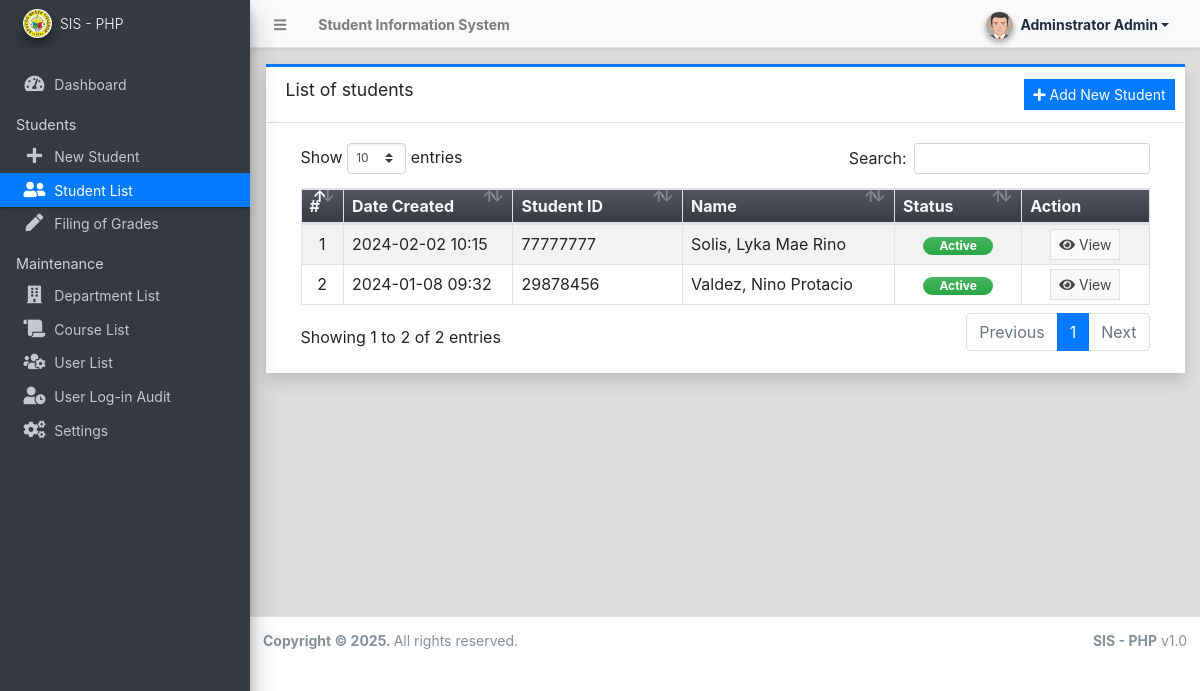
Page /admin/?page=students (signed in) on the committed database.
### tables this page shows
CREATE TABLE `student_list` (
  `id` int(30) NOT NULL,
  `roll` varchar(100) NOT NULL,
  `firstname` text NOT NULL,
  `middlename` text DEFAULT NULL,
  `lastname` text NOT NULL,
  `gender` varchar(100) NOT NULL,
  `contact` text NOT NULL,
  `present_address` text NOT NULL,
  `permanent_address` text NOT NULL,
  `dob` date NOT NULL,
  `status` tinyint(1) NOT NULL DEFAULT 1,
  `delete_flag` tinyint(1) NOT NULL DEFAULT 0,
  `date_created` datetime NOT NULL DEFAULT current_timestamp(),
  `date_updated` datetime DEFAULT NULL ON UPDATE current_timestamp(),
  `department` varchar(11) NOT NULL
);

### admin/students/index.php (the view, shortened to what this page needs)
<div class="card card-outline card-primary rounded-0 shadow">
	<div class="card-header">
		<h3 class="card-title">List of students</h3>
		<div class="card-tools">
			<a href="./?page=students/manage_student" class="btn btn-flat btn-sm btn-primary"><span class="fas fa-plus"></span>  Add New Student</a>
		</div>
	</div>
	<div class="card-body">
		<div class="container-fluid">
        <div class="container-fluid">
			<table class="table table-bordered table-hover table-striped">
				<colgroup>
					<col width="5%">
					<col width="20%">
					<col width="20%">
					<col width="25%">
					<col width="15%">
					<col width="15%">
				</colgroup>
				<thead>
					<tr class="bg-gradient-dark text-light">
						<th>#</th>
						<th>Date Created</th>
						<th>Student ID</th>
						<th>Name</th>
						<th>Status</th>
						<th>Action</th>
					</tr>
				</thead>
				<tbody>
					<?php
						$i = 1;
						$qry = $conn->query("SELECT *,concat(lastname,', ',firstname,' ',middlename) as fullname from `student_list` order by concat(lastname,', ',firstname,' ',middlename) asc ");
						while($row = $qry->fetch_assoc()):
					?>
						<tr>
							<td class="text-center"><?php echo $i++; ?></td>
							<td class=""><?php echo date("Y-m-d H:i",strtotime($row['date_created'])) ?></td>
							<td class=""><p class="m-0 truncate-1"><?php echo $row['roll'] ?></p></td>
							<td class=""><p class="m-0 truncate-1"><?php echo $row['fullname'] ?></p></td>
							<td class="text-center">
								<?php
									switch ($row['status']){
										case 1:
											echo '<span class="rounded-pill badge badge-success bg-gradient-success px-3">Active</span>';
											break;
									}
								?>
							</td>
							<td align="center">
								 <a href="./?page=students/view_student&id=<?= $row['id'] ?>" class="btn btn-flat btn-default btn-sm border"><i class="fa fa-eye"></i> View</a>
							</td>
						</tr>
					<?php endwhile; ?>
				</tbody>
			</table>
		</div>
		</div>
	</div>
</div>

### rows in the picture
student_list: date_created "2024-02-02 10:15", roll "77777777", fullname "Solis, Lyka Mae Rino", status "Active"
student_list: date_created "2024-01-08 09:32", roll "29878456", fullname "Valdez, Nino Protacio", status "Active"

### other values in the picture
$_settings->info('name') "Student Information System"
$_settings->userdata('firstname').' '.$_settings->userdata('lastname') "Adminstrator Admin"
$_settings->info('short_name') "SIS - PHP"
